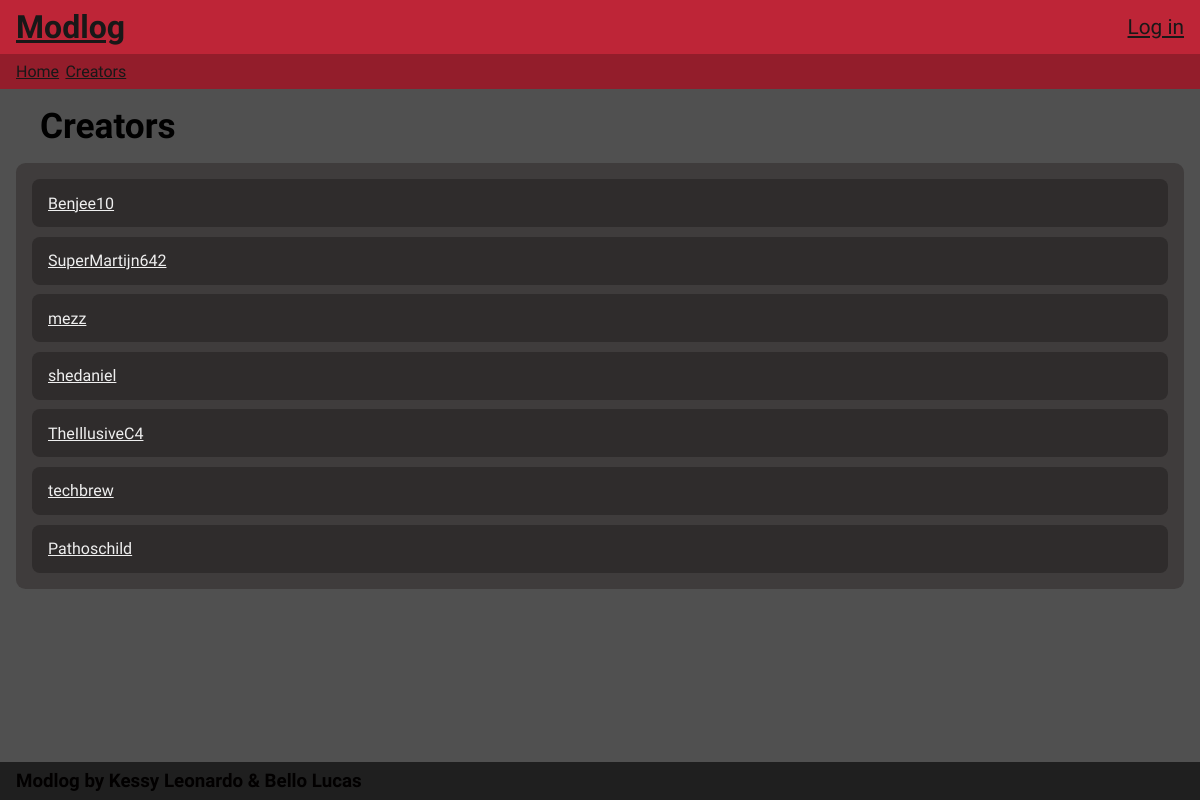
The app's page /creators with its own data.
### tables this page shows
CREATE TABLE `creators` (
  `id` int(11) NOT NULL,
  `name` varchar(64) NOT NULL,
  `profile_link` varchar(256) NOT NULL
);

### app/views/creators.view.php (called while the page is built, shortened)
<?php
require_once './app/views/View.php';
class creatorsView extends View {
  public function renderCreators($data) {
    $this->renderPage($data);
  }
}

### app/controllers/creators.controller.php (called while the page is built, shortened)
<?php
class creatorsController extends ViewController {
  protected $creatorModel;
  public function __construct(){
    require_once './app/views/creators.view.php';
    require_once './app/models/creators.model.php';
    $this->creatorModel = new creatorsModel;
  }
  public function showCreators($params) {
    $creators = $this->creatorModel->getCreators();
    $this->view->renderCreators($this->data);
  }
}

### router.php (called while the page is built, shortened)
<?php
require_once './routes/router.php';
$action = 'games';
if (!empty($_GET['action'])) {
  $action = $_GET['action'];
}
$router = new Router();
$router->addRoute('games', 'games', 'showPage');
$router->addRoute('catalog/:id', 'catalog', 'showPage');
$router->addRoute('catalog/:id/:category', 'catalog', 'showPage');
$router->addRoute('modpage/:id', 'modpage', 'showPage');
$router->addRoute('creators', 'creators', 'showCreators');
$router->addRoute('creator/:id', 'creators', 'showCreator');
$router->addRoute('login', 'login', 'handleLogin');
$router->addRoute('logout', 'login', 'handleLogout');
$router->addRoute('register', 'login', 'handleRegister');
$router->addRoute('edit/game/:id', 'games', 'showEdit');
$router->addRoute('new/game/', 'games', 'showNew');
$router->addRoute('create/game/', 'games', 'create');
$router->addRoute('update/game/:id', 'games', 'update');
$router->addRoute('delete/game/:id', 'games', 'delete');
$router->addRoute('edit/category/:game/:id', 'catalog', 'showEditCategory');
$router->addRoute('new/category/:game/', 'catalog', 'showNewCategory');
$router->addRoute('create/category/', 'catalog', 'createCategory');
$router->addRoute('update/category/:id', 'catalog', 'updateCategory');
$router->addRoute('delete/category/:id', 'catalog', 'deleteCategory');
$router->addRoute('edit/mod/:game/:id', 'catalog', 'showEditMod');
$router->addRoute('new/mod/:game/', 'catalog', 'showNewMod');
$router->addRoute('create/mod/', 'catalog', 'createMod');
$router->addRoute('update/mod/:id', 'catalog', 'updateMod');
$router->addRoute('delete/mod/:id', 'catalog', 'deleteMod');
$router->addRoute('edit/creator/:id', 'creators', 'showEdit');
$router->addRoute('new/creator/', 'creators', 'showNew');
$router->addRoute('create/creator/', 'creators', 'create');
$router->addRoute('update/creator/:id', 'creators', 'update');
$router->addRoute('delete/creator/:id', 'creators', 'delete');
$router->route($action);

### app/models/Model.php (called while the page is built, shortened)
<?php
class Model {
  protected $db;
  public function __construct() {
    try {
      $this->db = new PDO('mysql:host='. MYSQL_HOST . ';dbname='.MYSQL_DB.';charset=utf8', MYSQL_USER, MYSQL_PASS);
    } catch (Exception) {
      $this->createDB();
    }
    $this->deploy();
  }
  public function executeQuery($query) {
    $query->execute();
    return $query->fetchAll(PDO::FETCH_OBJ);
  }
  public function deploy() {
    $query = $this->db->query('SHOW TABLES');
    $tables = $query->fetchAll();
  }
}

### app/models/creators.model.php (called while the page is built, shortened)
<?php
require_once './app/models/Model.php';
class creatorsModel extends Model {
  public function __construct() {
    parent::__construct();
  }
  public function getCreators() {
    $query = $this->db->prepare('select * from creators');
    $result = $this->executeQuery($query);
    return $result;
  }
}

### app/templates/creators/creators_list.phtml (the view, shortened to what this page needs)
<h2 class="tittle">Creators</h2>
<section class="item-list">
  <ul>
    <?php foreach ($creators as $creator) : ?>
      <li>
        <a class="open" href="<?= BASE_URL . 'creator/' . $creator->id ?>">
        <p><?= $creator->name ?></p>
        </a>
      </li>
    <?php endforeach ?>
  </ul>
</section>

### routes/router.php (shortened to what this page needs)
<?php
class Router {
  protected $routes = [];
  public function addRoute($route, $filename, $function) {
    $this->routes[$route] = [
      'file' => './app/controllers/' . $filename . '.controller.php',
      'controller' => $filename . 'Controller',
      'function' => $function
    ];
  }
  public function route($action = null) {
    $params = $this->parseParams($action);
    foreach ($this->routes as $route => $config) {
      $paramValues = $this->matchParams($route, $params);
      if ($paramValues !== false) {
        $controller = new $config['controller'];
        $function = $config['function'];
        $controller->$function($paramValues);
      }
    }
  }
  public function parseParams($action) {
    return explode('/', trim($action, '/'));
  }
  public function matchParams($route, $params) {
    $routeParts = $this->parseParams($route);
    if (count($routeParts) !== count($params)) {
      return false;
    }
    $paramValues = [];
    foreach ($routeParts as $index => $part) {
      if ($part[0] == ':') $paramValues[substr($part, 1)] = $params[$index];
      elseif ($part !== $params[$index]) return false;
    }
    return $paramValues;
  }
}

### app/views/View.php (shortened to what this page needs)
<?php
class View {
  protected $templates = [];
  public function renderHeader($tittle) {
    require_once './app/templates/header.phtml';
  }
  public function renderFooter() {
    require_once './app/templates/footer.phtml';
  }
  public function renderPage($data) {
    foreach ($this->templates as $template) {
      require_once $template;
    }
  }
  public function addTemplate($template) {
    $template = './app/templates' . $template;
    array_push($this->templates, $template);
  }
}

### public/css/index.css (style rules this page uses)
:root { font-family: "Afacad Flux", sans-serif; --header-main-color: #BE2537; --header-sub-color: #931D2B; --text-color: #efefef; --text-header: #181818; --text-footer: #020000; --btn-hover: #c4c2e0; --btn-delete-hover: #da5558; --bg-1: #1f1f1f; --bg-2: #2f2c2c; --bg-3: #3f3c3c; --bg: #505050; }
* { padding: 0px; margin: 0px; box-sizing: border-box; }
body { background-color: var(--bg); min-height: 100vh; display: flex; flex-direction: column; }
a, a:visited { color: var(--text-color); }
main h2.tittle { margin: 1rem 2.5rem 0 2.5rem; font-size: 2.2rem; }

### public/css/lists.css (style rules this page uses)
main .item-list { width: 100%; padding: 1rem; }
main .item-list ul { width: 100%; background-color: var(--bg-3); padding: 1rem; border-radius: .6rem; }
main .item-list li { width: 100%; display: flex; align-items: center; padding-right: 1rem; min-height: 3rem; background: var(--bg-2); border-radius: .5rem; overflow: hidden; }
main .item-list li:not(:last-child) { margin-bottom: .6rem; }
main .item-list .open { display: flex; align-items: center; width: 100%; }
main .item-list .open p { padding-left: 1rem; }

### records on screen
creators: name "Benjee10"
creators: name "SuperMartijn642"
creators: name "mezz"
creators: name "shedaniel"
creators: name "TheIllusiveC4"
creators: name "techbrew"
creators: name "Pathoschild"
